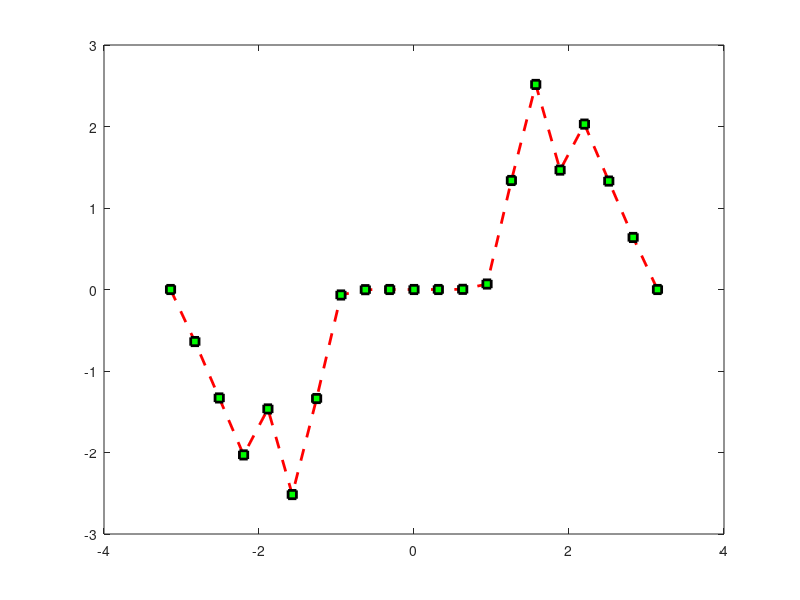

This figure's MATLAB source:
%% USING CELL ARRAY TO SPECIFY MULTIPLE PROPERTIES
x = -pi:pi/10:pi; 
y = tan(sin(x)) - sin(tan(x));
C(:,1) = {'LineWidth'; 2};
C(:,2) = {'MarkerEdgeColor'; 'k'};
C(:,3) = {'MarkerFaceColor'; 'g'};
figure;
plot(x, y, '--rs', C{:}); % Pass the property/value pairs via cell array.